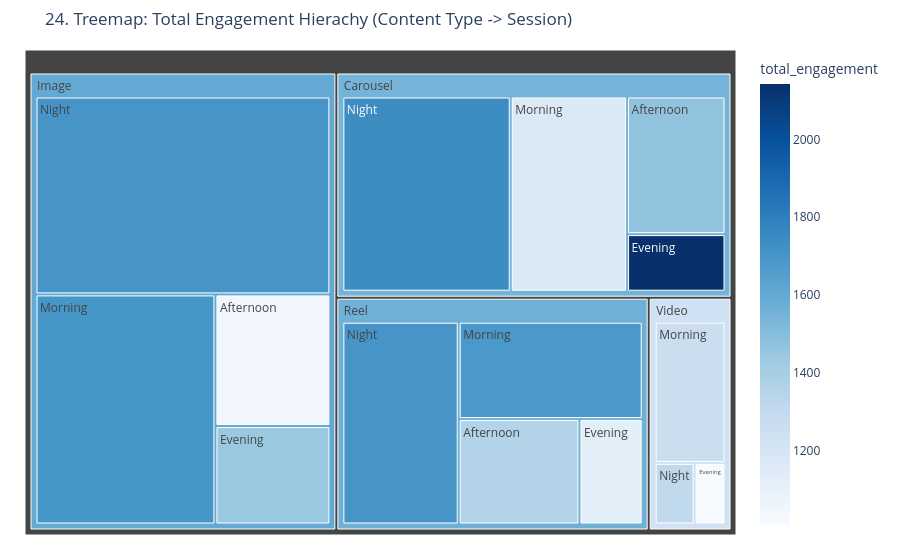
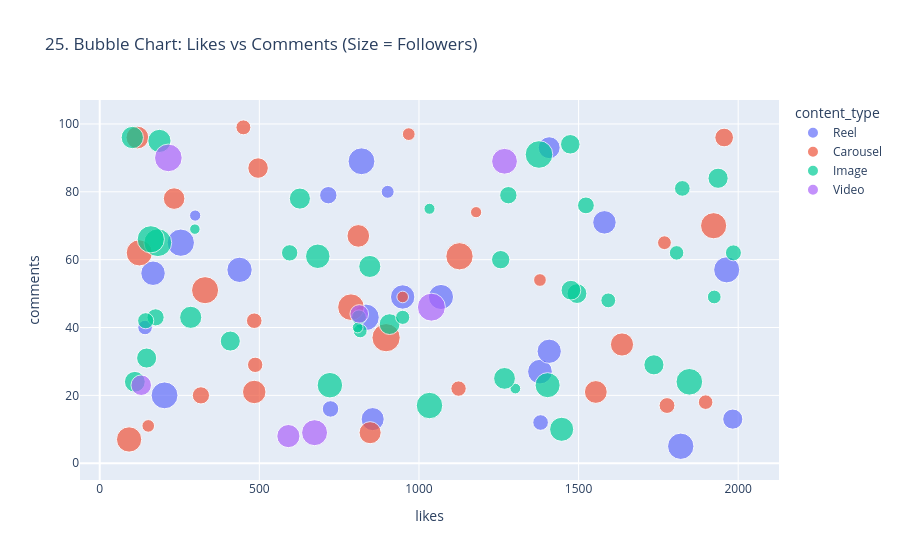

Notebook cell for these charts, in order:
### Code cell
# ---------------------------------------------------------
# CHART 24 & 25: Advanced Interactive Plotly Visualizations
# ---------------------------------------------------------

# 24. Treemap of Content Types & Posting Sessions
fig24 = px.treemap(df_engineered, path=['content_type', 'posting_session'], values='total_engagement',
                   title='24. Treemap: Total Engagement Hierachy (Content Type -> Session)',
                   color='total_engagement', color_continuous_scale='Blues')
fig24.update_layout(margin = dict(t=50, l=25, r=25, b=25))
fig24.show()

# 25. Interactive Bubble Chart: Likes vs Comments 
fig25 = px.scatter(df_engineered, x=likes_col, y=comments_col, 
                   size='followers' if 'followers' in df_engineered.columns else 'total_engagement', 
                   color='content_type',
                   hover_data=['posting_day', 'posting_hour'],
                   title='25. Bubble Chart: Likes vs Comments (Size = Followers)',
                   opacity=0.7)
fig25.show()

### Figure 1 — Plotly figure (JSON) as saved in the notebook; plotly's stock layout.template omitted (floating-point values rounded to 4 significant figures)
{"data": [{"branchvalues": "total", "customdata": [[1686.0], [1702.0], [1165.0], [1127.0], [1362.0], [1740.0], [1701.0], [1268.0], [1698.0], [1471.0], [1310.0], [1044.0], [1446.0], [1008.0], [2143.0], [1563.0], [1547.0], [1599.0], [1241.0]], "domain": {"x": [0.0, 1.0], "y": [0.0, 1.0]}, "hovertemplate": "labels=%{label}<br>total_engagement_sum=%{value}<br>parent=%{parent}<br>id=%{id}<br>total_engagement=%{color}<extra></extra>", "ids": ["Reel/Morning", "Reel/Night", "Carousel/Morning", "Reel/Evening", "Reel/Afternoon", "Carousel/Night", "Image/Night", "Video/Morning", "Image/Morning", "Carousel/Afternoon", "Video/Night", "Image/Afternoon", "Image/Evening", "Video/Evening", "Carousel/Evening", "Reel", "Carousel", "Image", "Video"], "labels": ["Morning", "Night", "Morning", "Evening", "Afternoon", "Night", "Night", "Morning", "Morning", "Afternoon", "Night", "Afternoon", "Evening", "Evening", "Evening", "Reel", "Carousel", "Image", "Video"], "marker": {"coloraxis": "coloraxis", "colors": [1686.0, 1702.0, 1165.0, 1127.0, 1362.0, 1740.0, 1701.0, 1268.0, 1698.0, 1471.0, 1310.0, 1044.0, 1446.0, 1008.0, 2143.0, 1563.0, 1547.0, 1599.0, 1241.0]}, "name": "", "parents": ["Reel", "Reel", "Carousel", "Reel", "Reel", "Carousel", "Image", "Video", "Image", "Carousel", "Video", "Image", "Image", "Video", "Carousel", "", "", "", ""], "type": "treemap", "values": [8460.0, 11150.0, 10690.0, 3150.0, 6014.0, 15480.0, 25720.0, 5313.0, 18250.0, 6380.0, 1310.0, 6668.0, 4987.0, 1008.0, 2669.0, 28770.0, 35220.0, 55620.0, 7631.0]}], "layout": {"coloraxis": {"colorbar": {"title": {"text": "total_engagement"}}, "colorscale": [[0.0, "rgb(247,251,255)"], [0.125, "rgb(222,235,247)"], [0.25, "rgb(198,219,239)"], [0.375, "rgb(158,202,225)"], [0.5, "rgb(107,174,214)"], [0.625, "rgb(66,146,198)"], [0.75, "rgb(33,113,181)"], [0.875, "rgb(8,81,156)"], [1.0, "rgb(8,48,107)"]]}, "legend": {"tracegroupgap": 0}, "margin": {"b": 25, "l": 25, "r": 25, "t": 50}, "title": {"text": "24. Treemap: Total Engagement Hierachy (Content Type -> Session)"}}}

### Figure 2 — Plotly figure (JSON) as saved in the notebook; plotly's stock layout.template omitted (floating-point values rounded to 4 significant figures)
{"data": [{"customdata": [["Thursday", 11], ["Friday", 7], ["Thursday", 23], ["Monday", 18], ["Saturday", 16], ["Saturday", 7], ["Thursday", 2], ["Wednesday", 9], ["Saturday", 23], ["Friday", 4], ["Thursday", 14], ["Friday", 22], ["Friday", 14], ["Sunday", 6], ["Thursday", 16], ["Sunday", 21], ["Tuesday", 1], ["Monday", 10], ["Friday", 6], ["Wednesday", 18], ["Saturday", 19], ["Monday", 16]], "hovertemplate": "content_type=Reel<br>likes=%{x}<br>comments=%{y}<br>followers=%{marker.size}<br>posting_day=%{customdata[0]}<br>posting_hour=%{customdata[1]}<extra></extra>", "legendgroup": "Reel", "marker": {"color": "#636efa", "opacity": 0.7, "size": [44282, 7708, 16694, 36880, 44224, 41980, 37409, 39393, 10299, 24956, 32696, 36195, 14984, 29442, 38719, 43258, 33865, 45806, 42641, 36480, 18575, 12970], "sizemode": "area", "sizeref": 122.6, "symbol": "circle"}, "mode": "markers", "name": "Reel", "orientation": "v", "showlegend": true, "type": "scatter", "x": [203, 299, 723, 167, 820, 1964, 1379, 438, 902, 1983, 855, 1408, 1381, 1408, 1069, 834, 1581, 254, 1820, 949, 716, 142], "xaxis": "x", "y": [20, 73, 16, 56, 89, 57, 27, 57, 80, 13, 13, 33, 12, 93, 49, 43, 71, 65, 5, 49, 79, 40], "yaxis": "y"}, {"customdata": [["Monday", 10], ["Tuesday", 2], ["Thursday", 0], ["Thursday", 8], ["Tuesday", 7], ["Saturday", 15], ["Sunday", 11], ["Thursday", 7], ["Monday", 21], ["Tuesday", 0], ["Friday", 4], ["Sunday", 13], ["Monday", 0], ["Saturday", 4], ["Thursday", 6], ["Thursday", 8], ["Saturday", 12], ["Wednesday", 4], ["Friday", 22], ["Saturday", 12], ["Sunday", 20], ["Wednesday", 0], ["Tuesday", 19], ["Thursday", 8], ["Monday", 5], ["Saturday", 11], ["Saturday", 23], ["Friday", 14], ["Sunday", 6]], "hovertemplate": "content_type=Carousel<br>likes=%{x}<br>comments=%{y}<br>followers=%{marker.size}<br>posting_day=%{customdata[0]}<br>posting_hour=%{customdata[1]}<extra></extra>", "legendgroup": "Carousel", "marker": {"color": "#EF553B", "opacity": 0.7, "size": [14524, 18224, 45738, 13070, 13666, 9971, 42148, 33734, 9757, 15395, 43356, 9944, 42011, 29917, 14916, 25806, 31838, 7717, 32952, 28570, 31737, 39249, 21438, 31399, 49039, 8300, 11722, 44986, 14503], "sizemode": "area", "sizeref": 122.6, "symbol": "circle"}, "mode": "markers", "name": "Carousel", "orientation": "v", "showlegend": true, "type": "scatter", "x": [487, 317, 1127, 1898, 450, 968, 124, 484, 152, 1777, 787, 1379, 1923, 847, 484, 496, 1554, 1179, 1636, 233, 118, 92, 1956, 810, 897, 949, 1769, 330, 1124], "xaxis": "x", "y": [29, 20, 61, 18, 99, 97, 62, 21, 11, 17, 46, 54, 70, 9, 42, 87, 21, 74, 35, 78, 96, 7, 96, 67, 37, 49, 65, 51, 22], "yaxis": "y"}, {"customdata": [["Monday", 4], ["Tuesday", 8], ["Thursday", 6], ["Friday", 1], ["Sunday", 0], ["Tuesday", 22], ["Wednesday", 22], ["Sunday", 2], ["Saturday", 2], ["Saturday", 2], ["Friday", 13], ["Monday", 14], ["Friday", 18], ["Saturday", 3], ["Wednesday", 12], ["Wednesday", 14], ["Sunday", 10], ["Thursday", 3], ["Tuesday", 6], ["Wednesday", 18], ["Monday", 9], ["Thursday", 12], ["Sunday", 5], ["Monday", 11], ["Monday", 11], ["Sunday", 19], ["Sunday", 22], ["Sunday", 0], ["Thursday", 12], ["Saturday", 2], ["Sunday", 6], ["Tuesday", 7], ["Thursday", 8], ["Friday", 4], ["Monday", 0], ["Saturday", 9], ["Friday", 21], ["Tuesday", 23], ["Monday", 16], ["Thursday", 19], ["Monday", 11], ["Tuesday", 1]], "hovertemplate": "content_type=Image<br>likes=%{x}<br>comments=%{y}<br>followers=%{marker.size}<br>posting_day=%{customdata[0]}<br>posting_hour=%{customdata[1]}<extra></extra>", "legendgroup": "Image", "marker": {"color": "#00cc96", "opacity": 0.7, "size": [30150, 12973, 13577, 11783, 46914, 18490, 6990, 27359, 24097, 24816, 26566, 6759, 7482, 7079, 47460, 29861, 12311, 33071, 23449, 38536, 11645, 43000, 16485, 43565, 30522, 17342, 18087, 15093, 45411, 24846, 20708, 15998, 35678, 15682, 13519, 24694, 29160, 25059, 39911, 26591, 36821, 23922], "sizemode": "area", "sizeref": 122.6, "symbol": "circle"}, "mode": "markers", "name": "Image", "orientation": "v", "showlegend": true, "type": "scatter", "x": [285, 1807, 812, 816, 1376, 1280, 1302, 627, 1495, 147, 908, 298, 1033, 808, 182, 846, 949, 187, 1474, 1403, 1925, 1033, 595, 1847, 102, 1523, 175, 1825, 160, 1736, 1256, 144, 1447, 1985, 1593, 409, 1268, 1937, 721, 110, 683, 1476], "xaxis": "x", "y": [43, 62, 43, 39, 91, 79, 22, 78, 50, 31, 41, 69, 75, 40, 65, 58, 43, 95, 94, 23, 49, 17, 62, 24, 96, 76, 43, 81, 66, 29, 60, 42, 10, 62, 48, 36, 25, 84, 23, 24, 61, 51], "yaxis": "y"}, {"customdata": [["Monday", 6], ["Sunday", 11], ["Monday", 2], ["Saturday", 9], ["Sunday", 19], ["Tuesday", 6], ["Sunday", 8]], "hovertemplate": "content_type=Video<br>likes=%{x}<br>comments=%{y}<br>followers=%{marker.size}<br>posting_day=%{customdata[0]}<br>posting_hour=%{customdata[1]}<extra></extra>", "legendgroup": "Video", "marker": {"color": "#ab63fa", "opacity": 0.7, "size": [48082, 41368, 21241, 46949, 32965, 25908, 40822], "sizemode": "area", "sizeref": 122.6, "symbol": "circle"}, "mode": "markers", "name": "Video", "orientation": "v", "showlegend": true, "type": "scatter", "x": [1039, 673, 813, 215, 591, 130, 1268], "xaxis": "x", "y": [46, 9, 44, 90, 8, 23, 89], "yaxis": "y"}], "layout": {"legend": {"itemsizing": "constant", "title": {"text": "content_type"}, "tracegroupgap": 0}, "title": {"text": "25. Bubble Chart: Likes vs Comments (Size = Followers)"}, "xaxis": {"anchor": "y", "domain": [0.0, 1.0], "title": {"text": "likes"}}, "yaxis": {"anchor": "x", "domain": [0.0, 1.0], "title": {"text": "comments"}}}}
